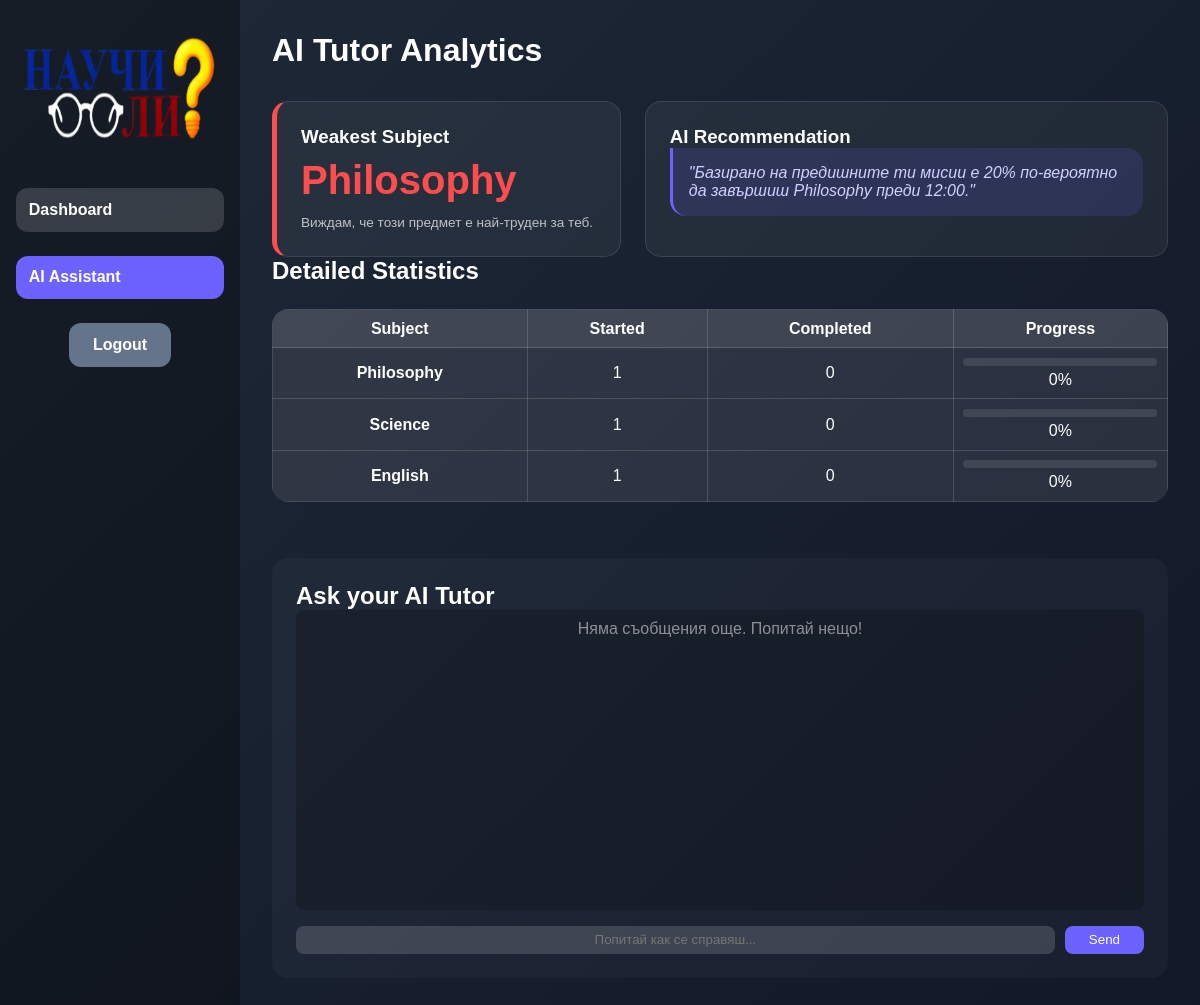
Before: /ai_assistant (signed in) with the older database file.
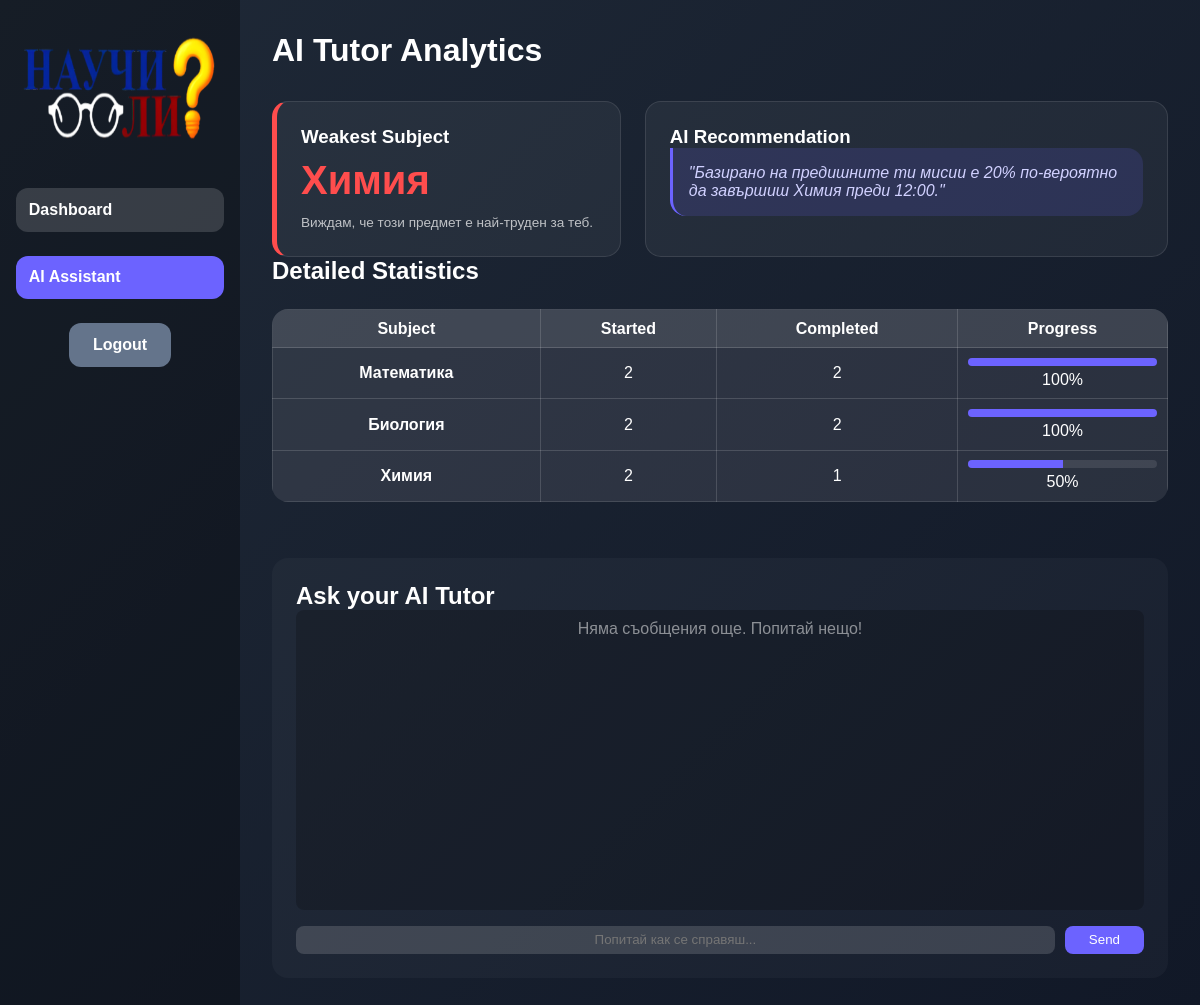
After: the same page with the newer database file.
### app.py (models this page shows)
class User(db.Model, UserMixin):
    id = db.Column(db.Integer, primary_key=True)
    username = db.Column(db.String(150), unique=True, nullable=False)
    password = db.Column(db.String(150), nullable=False)
    xp = db.Column(db.Integer, default=0)
    level = db.Column(db.Integer, default=1)
    study_programs = db.relationship('StudyProgram', backref='user', lazy=True)
    missions = db.relationship('Mission', backref='user', lazy=True)

class Mission(db.Model):
    id = db.Column(db.Integer, primary_key=True)
    title = db.Column(db.String(200))
    duration = db.Column(db.Integer)      # <--- Make sure this line exists!
    xp_reward = db.Column(db.Integer)
    completed = db.Column(db.Boolean, default=False)
    remaining_seconds = db.Column(db.Integer, default=0)
    user_id = db.Column(db.Integer, db.ForeignKey('user.id'))

### app.py (the view)
@app.route('/ai_assistant')
@login_required
def ai_assistant():
    weakest_subject = get_weakest_subject(current_user.id)
    all_missions = Mission.query.filter_by(user_id=current_user.id).all()
    subject_stats = {}
    for m in all_missions:
        subj = m.title.replace("Study Session: ", "")
        if subj not in subject_stats:
            subject_stats[subj] = {'total': 0, 'completed': 0}
        subject_stats[subj]['total'] += 1
        if m.completed:
            subject_stats[subj]['completed'] += 1
    chat_history = ChatMessage.query.filter_by(user_id=current_user.id).order_by(ChatMessage.timestamp.asc()).all()
    return render_template('ai_assistant.html',
                           stats=subject_stats,
                           weakest_subject=weakest_subject,
                           chat_history=chat_history) # <--- Make sure this is here!

### app.py (called while the page is built)
@login_manager.user_loader
def load_user(user_id):
    return User.query.get(int(user_id))

def get_weakest_subject(user_id):
    all_missions = Mission.query.filter_by(user_id=user_id).all()
    if not all_missions:
        return "None yet"
    subject_stats = {}
    for m in all_missions:
        subj = m.title.replace("Study Session: ", "")
        if subj not in subject_stats:
            subject_stats[subj] = {'total': 0, 'completed': 0}
        subject_stats[subj]['total'] += 1
        if m.completed:
            subject_stats[subj]['completed'] += 1
    weakest_subject = "None yet"
    lowest_rate = 101
    for subj, stats in subject_stats.items():
        rate = (stats['completed'] / stats['total']) * 100
        if rate < lowest_rate:
            lowest_rate = rate
            weakest_subject = subj
    return weakest_subject

### templates/ai_assistant.html (shortened to what this page needs)
<!DOCTYPE html>
<html lang="bg">
<head>
    <link rel="stylesheet" href="{{ url_for('static', filename='style.css') }}">
</head>
<body>
    <div class="container">
        <div class="sidebar">
            <div class="logo"><img src="{{ url_for('static', filename='logo.png') }}"></div>
            <a href="{{ url_for('dashboard') }}" class="tab-button">Dashboard</a>
            <a href="{{ url_for('ai_assistant') }}" class="tab-button active">AI Assistant</a>
            <a href="{{ url_for('logout') }}" class="back-btn">Logout</a>
        </div>
        <div class="content-area">
            <h1>AI Tutor Analytics</h1>
            <div class="ai-grid">
                <div class="ai-card highlight">
                    <h3>Weakest Subject</h3>
                    <p class="stat-focus">{{ weakest_subject }}</p>
                    <p class="ai-hint">Виждам, че този предмет е най-труден за теб.</p>
                </div>
                <div class="ai-card">
                    <h3>AI Recommendation</h3>
                    <div class="chat-bubble">
                        "Базирано на предишните ти мисии е 20% по-вероятно да завършиш {{ weakest_subject }} преди
                        12:00."
                    </div>
                </div>
            </div>
            <div class="stats-container">
                <h2>Detailed Statistics</h2>
                <table>
                    <thead>
                        <tr>
                            <th>Subject</th>
                            <th>Started</th>
                            <th>Completed</th>
                            <th>Progress</th>
                        </tr>
                    </thead>
                    <tbody>
                        {% for subj, data in stats.items() %}
                        {% set rate = (data.completed / data.total * 100)|round|int %}
                        <tr>
                            <td><strong>{{ subj }}</strong></td>
                            <td>{{ data.total }}</td>
                            <td>{{ data.completed }}</td>
                            <td>
                                <div class="progress-bg">
                                    <div class="progress-fill" style="width: {{ rate }}%;"></div>
                                </div>
                                <span>{{ rate }}%</span>
                            </td>
                        </tr>
                        {% endfor %}
                    </tbody>
                </table>
            </div>
            <div class="chat-section">
                <h2>Ask your AI Tutor</h2>
                <div class="chat-window" id="chatWindow">
                    {% if chat_history %}
                    {% for msg in chat_history %}
                    <div class="message {{ 'ai-msg' if msg.is_ai else 'user-msg' }}">
                        {{ msg.content }}
                    </div>
                    {% endfor %}
                    {% else %}
                    <p style="text-align: center; opacity: 0.5;">Няма съобщения още. Попитай нещо!</p>
                    {% endif %}
                </div>
                <form action="{{ url_for('ask_ai') }}" method="POST" class="chat-input-area">
                    <input type="text" name="message" placeholder="Попитай как се справяш..." required>
                    <button type="submit" onclick="showLoading()">Send</button>
                </form>
            </div>
        </div>
    </div>
</body>
</html>

Changed rows visible on the page:
no longer on this page (row edited): User: subj "Philosophy", total "1", completed "0", xp "0", subj "Science", subj "English"
now on this page (row edited): Mission: title "Химия", total "2", completed "1", xp_reward "50"
now on this page (row edited): Mission: title "Математика", total "2", completed "2", rate "100"
now on this page (row edited): Mission: title "Биология", total "2", completed "2", rate "100"
Other visible differences:
{{ weakest_subject }}: "Philosophy" → (not shown)
